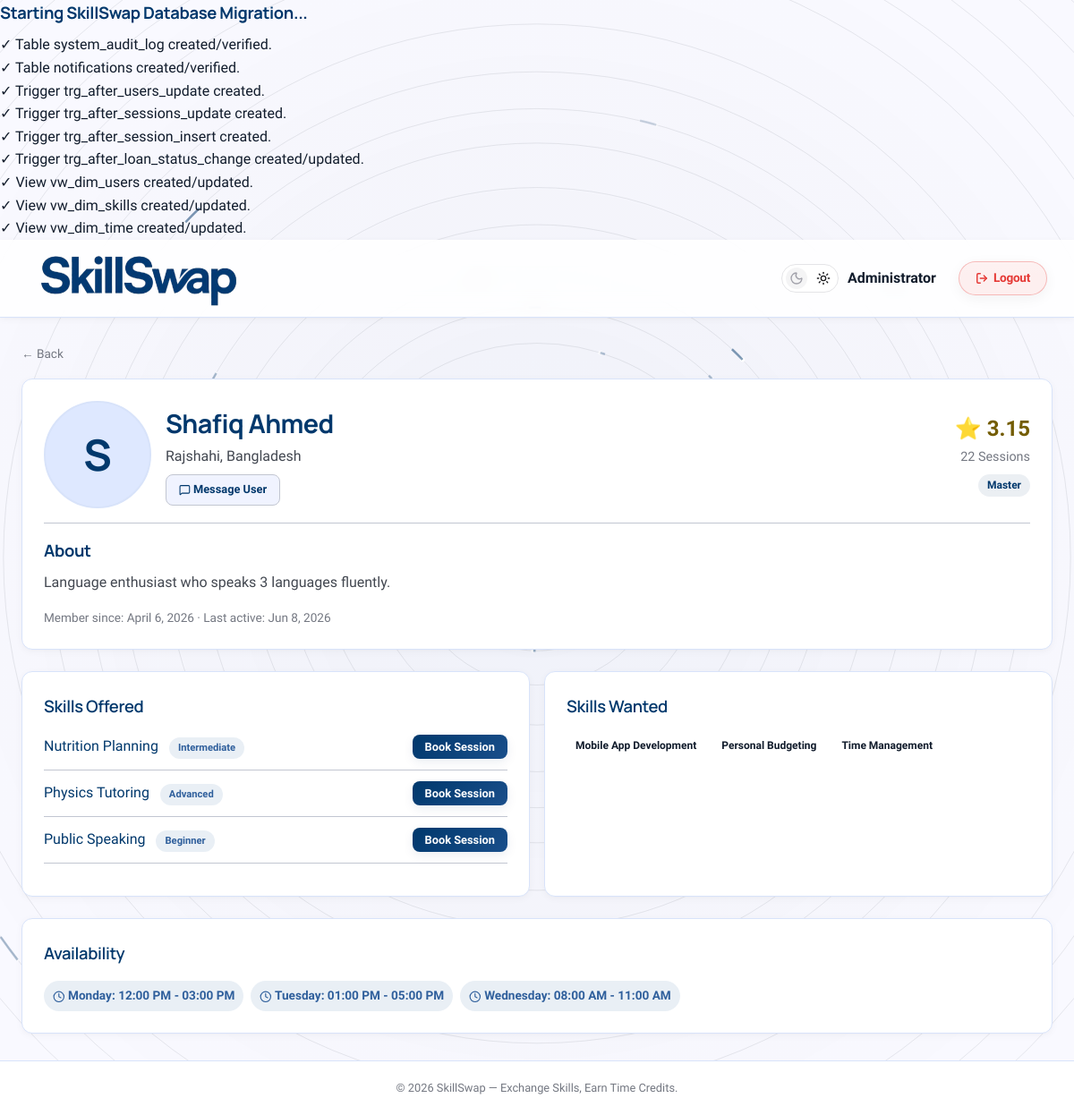
Screenshot of /pages/user_profile.php?id=4 (signed in) with the database file from the repository.
### tables this page shows
CREATE TABLE IF NOT EXISTS reputation (
    user_id INT PRIMARY KEY,
    current_score DECIMAL(5, 2) DEFAULT 5.00,
    completed_sessions INT DEFAULT 0,
    cancelled_sessions INT DEFAULT 0,
    no_show_decay DECIMAL(5, 2) DEFAULT 0.00,
    last_decay_date DATE,
    mentor_level VARCHAR(50) DEFAULT 'Novice',
    FOREIGN KEY (user_id) REFERENCES users(user_id) ON DELETE CASCADE
);

CREATE TABLE IF NOT EXISTS skills (
    skill_id INT AUTO_INCREMENT PRIMARY KEY,
    skill_name VARCHAR(100) NOT NULL,
    catagory VARCHAR(50),
    description TEXT,
    difficulty_level ENUM('Beginner', 'Intermediate', 'Advanced')
);

CREATE TABLE IF NOT EXISTS user_availability (
    availability_id INT AUTO_INCREMENT PRIMARY KEY,
    user_id INT NOT NULL,
    day_of_week VARCHAR(20) NOT NULL,
    start_time TIME NOT NULL,
    end_time TIME NOT NULL,
    FOREIGN KEY (user_id) REFERENCES users(user_id) ON DELETE CASCADE
);

### pages/user_profile.php (the view, shortened to what this page needs)
<?php
require_once __DIR__ . '/../config/db.php';
$profile_id = intval($_GET['id'] ?? 0);
$user = $conn->query("
    SELECT u.name, u.location, u.bio, IF(u.profile_photo IS NOT NULL AND LENGTH(u.profile_photo) > 0, 1, 0) AS profile_photo, u.created_at, u.last_active_at, r.current_score, r.completed_sessions, r.mentor_level
    FROM vw_public_users u
    LEFT JOIN reputation r ON u.user_id = r.user_id
    WHERE u.user_id = $profile_id
")->fetch_assoc();
$offered = $conn->query("SELECT s.skill_name, s.difficulty_level, s.skill_id FROM user_skills_offered uso JOIN skills s ON uso.skill_id = s.skill_id WHERE uso.user_id = $profile_id");
$requested = $conn->query("SELECT s.skill_name FROM user_skills_requested usr JOIN skills s ON usr.skill_id = s.skill_id WHERE usr.user_id = $profile_id");
$availability = $conn->query("SELECT day_of_week, start_time, end_time FROM user_availability WHERE user_id = $profile_id ORDER BY FIELD(day_of_week, 'Monday','Tuesday','Wednesday','Thursday','Friday','Saturday','Sunday'), start_time ASC");
include __DIR__ . '/../includes/header.php';
?>
<div class="page-wrapper">
    <div class="container">
        <a href="javascript:history.back()" style="color: var(--text-muted); font-size: 0.85rem;">&larr; Back</a>
        <div class="card mt-2 mb-3">
            <div class="flex gap-2 items-center">
                <?php if (!empty($user['profile_photo'])): ?>
                    <img src="../api/user_photo.php?user_id=<?php echo $profile_id; ?>" class="avatar-img avatar-lg"
                        alt="Profile Photo" onclick="openLightbox(this.src)" style="width: 120px; height: 120px;">
                <?php else: ?>
                    <div class="avatar avatar-lg" style="width: 120px; height: 120px; font-size: 3rem; line-height: 120px;">
                        <?php echo strtoupper(substr($user['name'], 0, 1)); ?></div>
                <?php endif; ?>
                <div style="flex:1;">
                    <h1 style="margin:0; font-size:1.8rem;"><?php echo htmlspecialchars($user['name']); ?></h1>
                    <p style="color:var(--text-secondary); margin-bottom: 8px;">
                        <?php echo htmlspecialchars($user['location'] ?? 'Unknown location'); ?></p>
                    <a href="messages.php?start_with_user_id=<?php echo $profile_id; ?>"
                        class="btn btn-secondary btn-sm" style="display:inline-block; text-decoration:none;">
                        <i data-lucide="message-square" class="lucide-sm"></i> Message User
                    </a>
                </div>
                <div style="text-align: right;">
                    <div style="font-size: 1.5rem; font-weight: bold; color: var(--warning);">&#11088;
                        <?php echo $user['current_score'] ?? '5.00'; ?></div>
                    <div style="color: var(--text-muted); font-size: 0.9rem;">
                        <?php echo $user['completed_sessions'] ?? 0; ?> Sessions</div>
                    <span class="badge badge-orange mt-1"
                        style="display:inline-block;"><?php echo htmlspecialchars($user['mentor_level'] ?? 'Novice'); ?></span>
                </div>
            </div>
            <hr style="margin: 16px 0; border: 0; border-top: 1px solid var(--border-color);">
            <h3>About</h3>
            <p style="color:var(--text-secondary); margin-top:8px;">
                <?php echo htmlspecialchars($user['bio'] ?? 'No bio provided.'); ?></p>
            <div class="mt-2" style="font-size:0.85rem; color:var(--text-muted);">
                Member since: <?php echo date('F j, Y', strtotime($user['created_at'])); ?> &middot;
                Last active: <?php echo date('M j, Y', strtotime($user['last_active_at'])); ?>
            </div>
        </div>
        <div class="grid-2">
            <div class="card">
                <h3 class="section-title">Skills Offered</h3>
                <?php if ($offered && $offered->num_rows > 0): ?>
                    <ul style="list-style:none; padding:0;">
                        <?php while ($s = $offered->fetch_assoc()): ?>
                            <li style="margin-bottom:12px; padding-bottom:12px; border-bottom:1px solid var(--border-color);">
                                <div class="flex justify-between items-center" style="gap:10px;">
                                    <div>
                                        <strong><a href="skill_detail.php?id=<?php echo $s['skill_id']; ?>"
                                                style="color:var(--primary); text-decoration:none;"><?php echo htmlspecialchars($s['skill_name']); ?></a></strong>
                                        <span class="badge badge-info"
                                            style="font-size:0.7rem; margin-left:8px; display:inline-block;"><?php echo htmlspecialchars($s['difficulty_level']); ?></span>
                                    </div>
                                    <button class="btn btn-primary btn-sm"
                                        onclick="openBooking(<?php echo $s['skill_id']; ?>, '<?php echo htmlspecialchars(addslashes($s['skill_name'])); ?>')">
                                        Book Session
                                    </button>
                                </div>
                            </li>
                        <?php endwhile; ?>
                    </ul>
                <?php else: ?>
                    <p style="color:var(--text-muted); font-size:0.9rem;">This user isn't offering any skills right now.</p>
                <?php endif; ?>
            </div>
            <div class="card">
                <h3 class="section-title">Skills Wanted</h3>
                <?php if ($requested && $requested->num_rows > 0): ?>
                    <div class="flex flex-wrap gap-1 mt-1">
                        <?php while ($s = $requested->fetch_assoc()): ?>
                            <span class="badge"
                                style="background:var(--bg-secondary); color:var(--text-primary);"><?php echo htmlspecialchars($s['skill_name']); ?></span>
                        <?php endwhile; ?>
                    </div>
                <?php else: ?>
                    <p style="color:var(--text-muted); font-size:0.9rem;">This user isn't looking to learn any specific
                        skills right now.</p>
                <?php endif; ?>
            </div>
        </div>
        <div class="card mt-3">
            <h3 class="section-title">Availability</h3>
            <?php if ($availability && $availability->num_rows > 0): ?>
                <div class="flex flex-wrap gap-1 mt-1">
                    <?php while ($a = $availability->fetch_assoc()): ?>
                        <span class="badge badge-info" style="font-size:0.85rem; padding: 6px 10px;">
                            <i data-lucide="clock" class="lucide-sm"></i> <?php echo $a['day_of_week']; ?>:
                            <?php echo date('h:i A', strtotime($a['start_time'])); ?> -
                            <?php echo date('h:i A', strtotime($a['end_time'])); ?>
                        </span>
                    <?php endwhile; ?>
                </div>
            <?php else: ?>
                <p style="color:var(--text-muted); font-size:0.9rem;">This user hasn't set any specific availability times.
                </p>
            <?php endif; ?>
        </div>
    </div>
</div>
<?php include __DIR__ . '/../includes/footer.php'; ?>

### assets/css/style.css (style rules this page uses)
*, *::before, *::after { margin: 0; padding: 0; box-sizing: border-box; }
:root { --bg-primary: #f9f9ff; --bg-secondary: #ffffff; --bg-card: #ffffff; --bg-glass: rgba(255, 255, 255, 0.85); --bg-input: #f0f3ff; --bg-hover: #e7eeff; --primary: #00386c; --primary-light: #1a4f8b; --primary-dark: #002a52; --primary-glow: rgba(0, 56, 108, 0.08); --secondary: #735c00; --secondary-container: #fed65b; --on-secondary-container: #745c00; --text-primary: #111c2c; --text-secondary: #424750; --text-muted: #737781; --border-color: #c2c6d1; --border-light: #d8e3fa; --success: #1a7a42; --danger: #ba1a1a; --warning: #735c00; --info: #2f5f9c; --radius-sm: 8px; --radius-md: 12px; --radius-lg: 16px; --shadow-sm: 0 2px 8px rgba(0, 0, 0, 0.04), 0 1px 2px rgba(0, 0, 0, 0.02); --shadow-md: 0 10px 30px rgba(0, 0, 0, 0.06), 0 4px 12px rgba(0, 0, 0, 0.03); --shadow-lg: 0 20px 40px rgba(0, 0, 0, 0.08), 0 8px 16px rgba(0, 0, 0, 0.04); --transition: all 0.2s ease; --font-headline: "Manrope", sans-serif; --font-main: "Hanken Grotesk", "Segoe UI", sans-serif; --surface-container: #e7eeff; --surface-container-low: #f0f3ff; --surface-container-high: #dee8ff; }
html { scroll-behavior: smooth; }
body { font-family: var(--font-main); background-color: transparent; color: var(--text-primary); line-height: 1.6; min-height: 100vh; transition: background-color 0.3s ease, color 0.3s ease; }
a { color: var(--primary); text-decoration: none; transition: var(--transition); font-weight: 500; }
.container { width: 100%; max-width: 1280px; margin: 0 auto; padding: 0 24px; }
.mt-1 { margin-top: 8px; }
.mt-2 { margin-top: 16px; }
.mt-3 { margin-top: 24px; }
.mb-3 { margin-bottom: 24px; }
.flex { display: flex; }
.flex-wrap { flex-wrap: wrap; }
.items-center { align-items: center; }
.justify-between { justify-content: space-between; }
.gap-1 { gap: 8px; }
.gap-2 { gap: 16px; }
h1, h2, h3, h4, h5 { color: var(--primary); font-family: var(--font-headline); font-weight: 700; letter-spacing: -0.02em; }
h1 { font-size: 1.75rem; margin-bottom: 16px; }
h3 { font-size: 1.15rem; margin-bottom: 8px; }
.section-title { font-size: 1.15rem; font-weight: 600; font-family: var(--font-headline); margin-bottom: 16px; color: var(--primary); }
.card { background: var(--bg-card); border: 1px solid var(--border-light); border-radius: var(--radius-md); padding: 24px; transition: all 0.4s cubic-bezier(0.175, 0.885, 0.32, 1.275); box-shadow: var(--shadow-sm); animation: fadeUpElement 0.7s cubic-bezier(0.16, 1, 0.3, 1) both; }
.btn { display: inline-block; padding: 10px 20px; border-radius: var(--radius-sm); font-size: 0.9rem; font-weight: 600; cursor: pointer; border: none; transition: var(--transition); text-align: center; font-family: var(--font-main); text-decoration: none; }
.btn-primary { background: linear-gradient( 135deg, var(--primary) 0%, var(--primary-light) 100% ); color: #fff; box-shadow: 0 4px 12px var(--primary-glow); }
.btn-secondary { background: var(--surface-container-low); color: var(--primary); border: 1px solid var(--border-color); }
.btn-sm { padding: 6px 14px; font-size: 0.8rem; }
.badge { display: inline-block; padding: 3px 10px; border-radius: 20px; font-size: 0.75rem; font-weight: 600; }
.badge-info { background: rgba(47, 95, 156, 0.1); color: var(--info); }
.badge-orange { background: rgba(0, 56, 108, 0.08); color: var(--primary); }
.page-wrapper { padding: 30px 0; animation: fadeInPage 0.8s cubic-bezier(0.16, 1, 0.3, 1) forwards; }
.grid-2 { display: grid; grid-template-columns: 1fr 1fr; gap: 16px; }
.avatar { width: 50px; height: 50px; border-radius: 50%; background: var(--surface-container-high); color: var(--primary); display: flex; align-items: center; justify-content: center; font-weight: 700; font-size: 1.2rem; font-family: var(--font-headline); flex-shrink: 0; border: 2px solid var(--border-light); transition: all 0.3s cubic-bezier(0.175, 0.885, 0.32, 1.275); }
.avatar-lg { width: 80px; height: 80px; font-size: 2rem; }
.lucide { width: 1.2em; height: 1.2em; vertical-align: middle; display: inline-block; stroke-width: 2px; }
.lucide-sm { width: 1em; height: 1em; }

### rows the page displays
reputation: current_score "3.15", completed_sessions "22", mentor_level "Master"
skills: skill_name "Nutrition Planning", difficulty_level "Intermediate"
skills: skill_name "Physics Tutoring", difficulty_level "Advanced"
skills: skill_name "Public Speaking", difficulty_level "Beginner"
skills: skill_name "Mobile App Development"
skills: skill_name "Personal Budgeting"
skills: skill_name "Time Management"
user_availability: day_of_week "Monday", start_time "12:00 PM", end_time "03:00 PM"
user_availability: day_of_week "Tuesday", start_time "01:00 PM", end_time "05:00 PM"
user_availability: day_of_week "Wednesday", start_time "08:00 AM", end_time "11:00 AM"

### other values shown
$user_name "Administrator"
substr($user['name'], 0, 1) "S"
$user['name'] "Shafiq Ahmed"
$user['location'] "Rajshahi, Bangladesh"
$user['bio'] "Language enthusiast who speaks 3 languages fluently."
date('F j, Y', strtotime($user['created_at'])) "April 6, 2026"
date('M j, Y', strtotime($user['last_active_at'])) "Jun 8, 2026"
